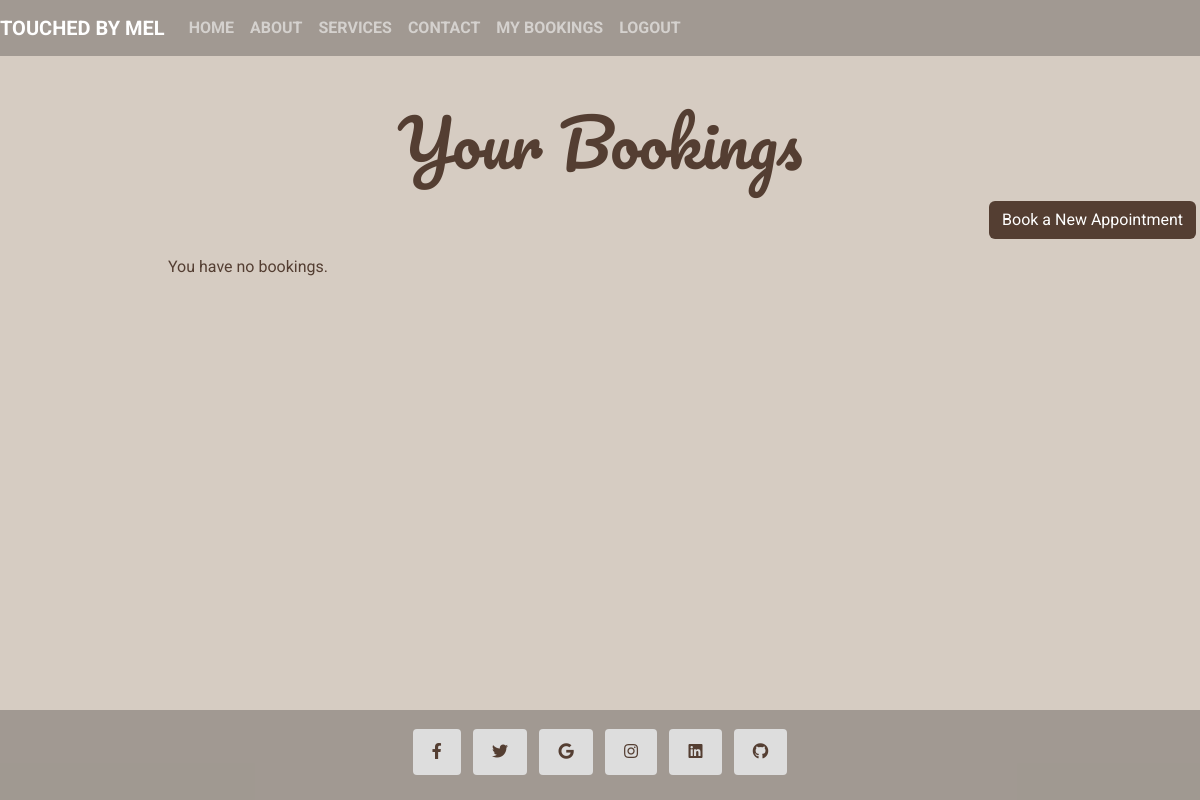
Before: /services/bookings/ (signed in) with the older database file.
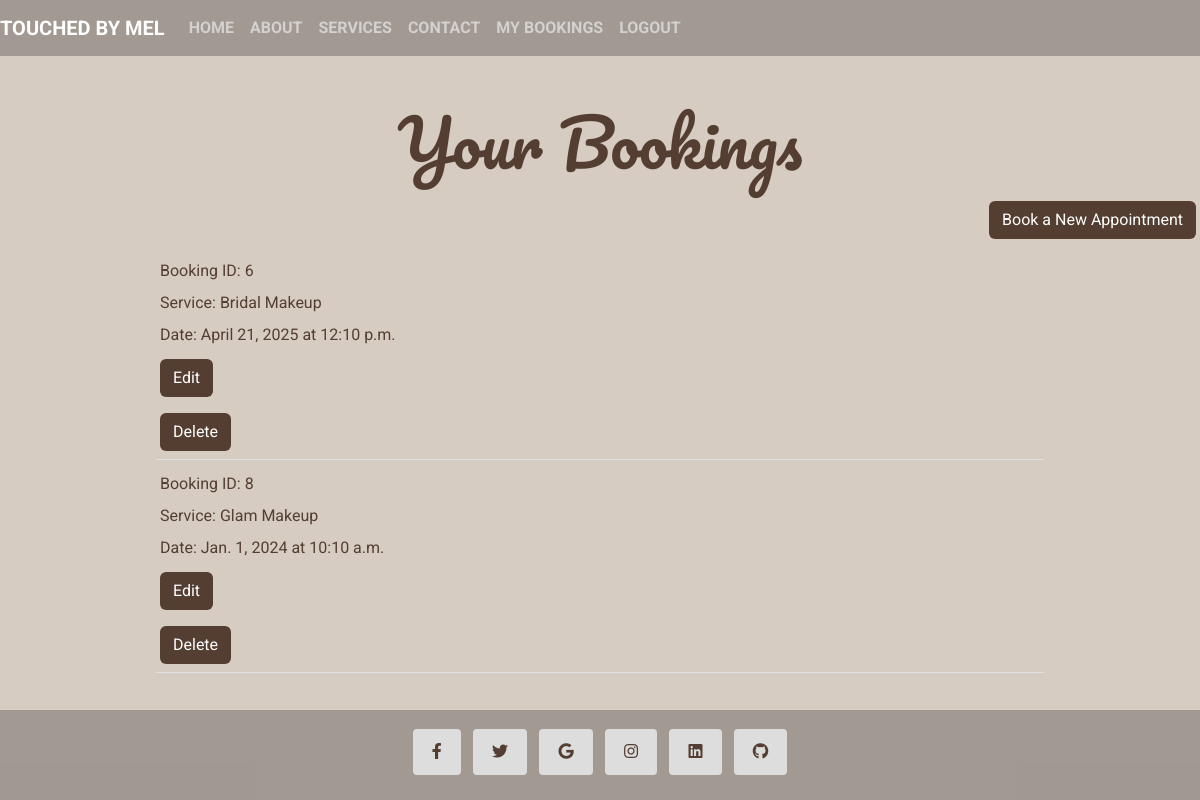
After: the same page with the newer database file.
### services/models.py (models this page shows, shortened)
class Booking(models.Model):
    SERVICE_CHOICES = [
        ('natural', 'Natural Makeup'),
        ('glam', 'Glam Makeup'),
        ('bridal', 'Bridal Makeup'),
        ('hd', 'HD Makeup'),
    ]
    user = models.ForeignKey(User, on_delete=models.CASCADE)
    name = models.CharField(max_length=100)
    email = models.EmailField()
    phone = models.CharField(max_length=15)
    service = models.CharField(max_length=20, choices=SERVICE_CHOICES)
    date = models.DateField()
    time = models.TimeField()
    message = models.TextField(blank=True, null=True)
    created_at = models.DateTimeField(auto_now_add=True)

### services/views.py (the view)
# urls.py: path('bookings/', views.booking_list, name='booking_list'),
@login_required
def booking_list(request):
    bookings = Booking.objects.filter(user=request.user)
    return render(
        request, 'services/bookings_list.html',
        {'bookings': bookings}
    )

### services/templates/services/bookings_list.html (shortened to what this page needs)
{% extends 'base.html' %}
{% load static %}
{% block content %}
<h1 class="heading mt-5">Your Bookings</h1>
<div class="d-flex justify-content-around align-items-center mb-3">
    <a href="{% url 'booking_create' %}" class="btn btn-color ms-auto me-1">Book a New Appointment</a>
</div>
<div class="container px-5">
    {% if bookings %}
    <ul class="list-unstyled">
        {% for booking in bookings %}
        <li class="d-flex justify-content-around align-items-center border-bottom mb-2 row">
            <span class="p-1">Booking ID: {{ booking.id }}</span>
            <span class="p-1">Service: {{ booking.get_service_display }}</span>
            <span class="p-1">Date: {{ booking.date }} at {{ booking.time }}</span>
            <span class="p-1">
                <a href="{% url 'booking_edit' booking.id %}" class="btn btn-color ms-auto me-1 my-1">Edit</a>
            </span>
            <span class="p-1">
                <a href="{% url 'booking_delete' booking.id %}" class="btn btn-color ms-auto me-1 my-1">Delete</a>
            </span>
        </li>
        {% endfor %}
    </ul>
    {% else %}
    <p>You have no bookings.</p>
    {% endif %}
</div>
{% endblock %}

### templates/base.html (shortened to what this page needs)
{% load static %}
{% url 'about' as about_url %}
{% url 'account_login' as login_url %}
{% url 'account_signup' as signup_url %}
{% url 'account_logout' as logout_url %}
<!DOCTYPE html>
<html lang="en">
<head>
    <link rel="stylesheet" href="https://cdnjs.cloudflare.com/ajax/libs/bootstrap/5.2.3/css/bootstrap.min.css" >
    <link rel="stylesheet" href="{% static 'css/style.css' %}">
    <link rel="stylesheet" href="https://cdnjs.cloudflare.com/ajax/libs/font-awesome/5.15.3/css/all.min.css">
</head>
<body class="d-flex flex-column min-vh-100">
    <header>
        <nav class="navbar navbar-dark navbar-expand-sm">
            <a href="/" class="navbar-brand">TOUCHED BY MEL</a>
            <div class="collapse navbar-collapse" id="navbarNavDropdown">
                <ul class="navbar-nav mr-auto">
                    <li class="nav-item mr-2"><a class="nav-link text-uppercase" href="{% url 'home' %}">Home</a></li>
                    <li class="nav-item mr-2"><a class="nav-link text-uppercase" href="/about">About</a></li>
                    <li class="nav-item mr-2"><a class="nav-link text-uppercase" href="/services/">Services</a></li>
                    <li class="nav-item mr-2"><a class="nav-link text-uppercase" href="/contact/">Contact</a></li>
                    <li class="nav-item mr-2"><a class="nav-link text-uppercase" href="/services/bookings/">My bookings</a></li>
        {% if user.is_authenticated %}
<li class="nav-item">
	<a class="nav-link {% if request.path == logout_url %}active{% endif %}" aria-current="page" href="{% url 'account_logout' %}">LOGOUT</a>
</li>
{% endif %}
                </ul>
            </div>
        </nav>
    </header>
    {% block content%}
    {% endblock content %}
    <div class="mt-auto">
        <footer class="text-center footer">
            <div>
                <section class="footer-light">
                    <a class="btn-footer btn btn-link btn-floating btn-lg text-dark m-1" href="https://facebook.com"
                        target="_blank" rel="noopener" role="button" data-mdb-ripple-color="dark"><i
                            class="fab fa-facebook-f"></i></a>
                    <a class="btn-footer btn btn-link btn-floating btn-lg text-dark m-1" href="https://twitter.com" target="_blank"
                        rel="noopener" role="button" data-mdb-ripple-color="dark"><i class="fab fa-twitter"></i></a>
                    <a class="btn-footer btn btn-link btn-floating btn-lg text-dark m-1" href="https://google.com" target="_blank"
                        rel="noopener" role="button" data-mdb-ripple-color="dark"><i class="fab fa-google"></i></a>
                    <a class="btn-footer btn btn-link btn-floating btn-lg text-dark m-1" href="https://instagram.com"
                        target="_blank" rel="noopener" role="button" data-mdb-ripple-color="dark"><i
                            class="fab fa-instagram"></i></a>
                    <a class="btn-footer btn btn-link btn-floating btn-lg text-dark m-1" href="https://linkedin.com"
                        target="_blank" rel="noopener" role="button" data-mdb-ripple-color="dark"><i
                            class="fab fa-linkedin"></i></a>
                    <a class="btn-footer btn btn-link btn-floating btn-lg text-dark m-1" href="https://github.com" target="_blank"
                        rel="noopener" role="button" data-mdb-ripple-color="dark"><i class="fab fa-github"></i></a>
                </section>
            </div>
        </footer>
</body>
</html>

### static/css/style.css (style rules this page uses)
body { font-family: "roboto", sans-serif; background-color: #d6ccc2; color: #22221c; }
.heading { text-align: center; font-family: "pacifico", sans-serif; color: #543e32; }
.navbar { margin-bottom: 0; width: 100%; background-color: rgba(0, 0, 0, 0.25); border: 0; }
.navbar .navbar-brand { font-weight: bold; }
.navbar .navbar-nav a { font-weight: bold; }
h1 { font-family: "pacifico", sans-serif; font-size: 4rem; text-align: center; margin-bottom: 20px; color: #543e32; }
.container { font-family: "roboto", sans-serif; color: #543e32; max-width: 960px; margin: 0 auto; }
.btn-footer { padding: 0.7rem 1.2rem; border: none; border-radius: 4px; color: #543e32; font-size: 1rem; font-family: "roboto", sans-serif; cursor: pointer; transition: 0.3s ease; background-color: #ddd; }
.btn-color { background-color: #543e32; color: #fff; }
footer { flex-shrink: 0; background-color: rgba(0, 0, 0, 0.25); display: flex; flex-direction: row; justify-content: center; align-items: center; border-top: 0; opacity: 1; margin-top: 20px; }
.footer-light { height: 90px; }
.btn-link { color: #543e32 !important; margin-bottom: -55px !important; }

Changed rows visible on the page:
added Booking: id "6", service "Bridal Makeup", date "April 21, 2025", time "12:10 p.m."
added Booking: id "8", service "Glam Makeup", date "Jan. 1, 2024", time "10:10 a.m."
Other visible differences:
text no longer shown: "You have no bookings."
